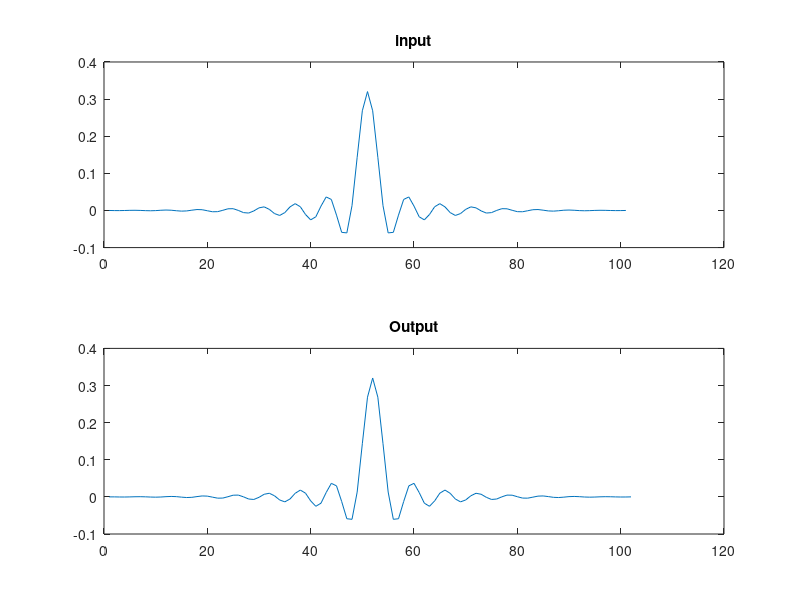

MATLAB code to generate this figure:
clc; clear all; close all;
Fs=50;t=0:1/Fs:1;
x=fir2(100,[0 0.33 0.33 1],[1 1 0 0]);%define a low pass signsl
subplot(2,1,1),plot(x),title('input')
num1=[1 1];
den=[sqrt(2) 0];
H0=filter(num1,den,x);
%plot(H0)
V1=downsample(H0,2);
%plot(V1)
V2=upsample(V1,2);
%plot(V2)
G0=filter(num1,den,V2);
% [H1,W1]=freqz(G0,1,'whole',100);
% plot(W1/pi,abs(H1))
num2=[1 -1];
num3=[-1 1];

H1=filter(num2,den,x);
V3=downsample(H1,2);
V4=upsample(V3,2);
G1=filter(num3,den,V4);
Y=G1+G0;
subplot(2,1,2),plot(Y),title('Output')